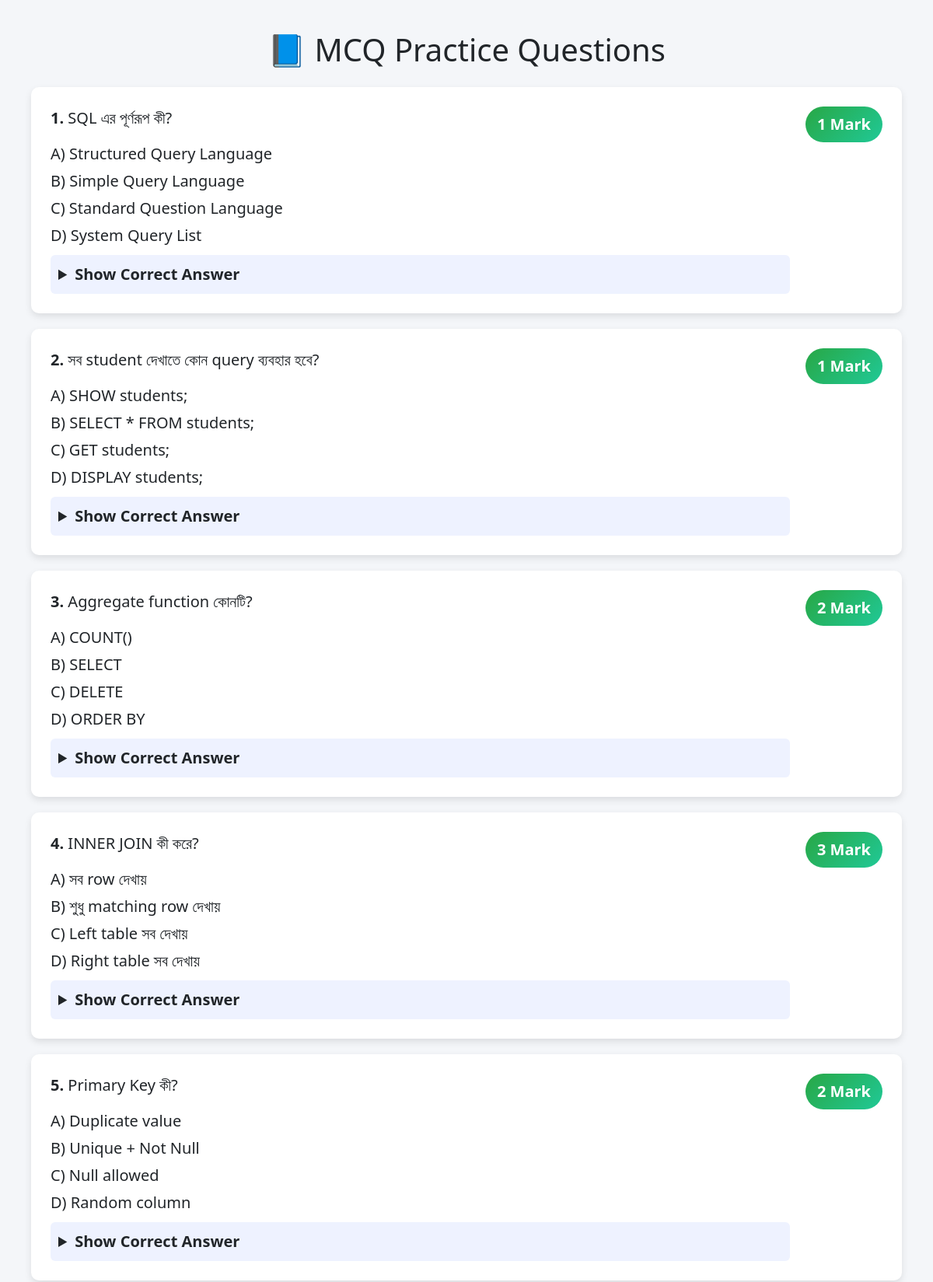
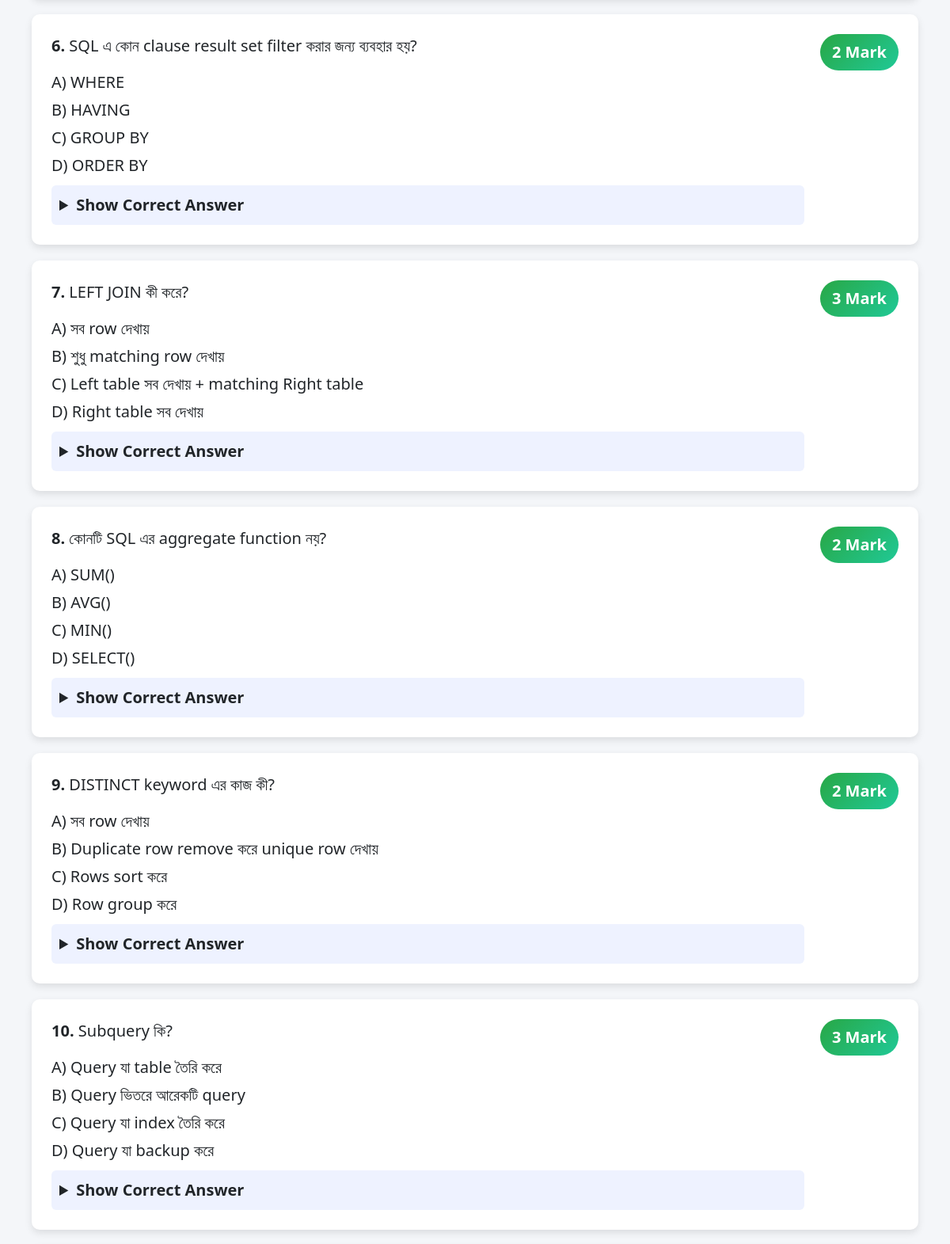
Screenshot of /mcq.php (upper part) with the database file from the repository (2 pictures, top to bottom).
### tables this page shows
CREATE TABLE `mcq_questions` (
  `id` int(11) NOT NULL,
  `question` text NOT NULL,
  `option_a` varchar(255) NOT NULL,
  `option_b` varchar(255) NOT NULL,
  `option_c` varchar(255) NOT NULL,
  `option_d` varchar(255) NOT NULL,
  `correct_option` enum('A','B','C','D') NOT NULL,
  `marks` int(11) DEFAULT 1,
  `category` varchar(100) DEFAULT NULL,
  `created_at` timestamp NOT NULL DEFAULT current_timestamp()
);

### mcq.php (the view, shortened to what this page needs)
<?php
include 'db.php';
?>
<!DOCTYPE html>
<html>
<head>
    <link href="https://cdn.jsdelivr.net/npm/bootstrap@5.3.0/dist/css/bootstrap.min.css" rel="stylesheet">
</head>
<body>
<h1 class="text-center mb-4">📘 MCQ Practice Questions</h1>
<?php
$sql = "SELECT * FROM mcq_questions ORDER BY id ASC";
$result = $conn->query($sql);
$counter = 1;
while ($row = $result->fetch_assoc()) {
    echo '<div class="question">';
    echo '<div style="flex:1;">';
    echo '<p><strong>'.$counter.'.</strong> '.$row['question'].'</p>';
    echo '<div class="options">';
    echo '<p>A) '.$row['option_a'].'</p>';
    echo '<p>B) '.$row['option_b'].'</p>';
    echo '<p>C) '.$row['option_c'].'</p>';
    echo '<p>D) '.$row['option_d'].'</p>';
    echo '</div>';
    echo '<details>';
    echo '<summary>Show Correct Answer</summary>';
    echo '</details>';
    echo '</div>';
    echo '<div class="mark">'.$row['marks'].' Mark</div>';
    echo '</div>';
    $counter++;
}
?>
</body>
</html>

### mcq.php (style rules this page uses)
body { background: #f4f6f9; padding: 40px; font-size: 20px; }
.question { background: #fff; padding: 25px; margin-bottom: 20px; border-radius: 10px; box-shadow: 0 4px 10px rgba(0,0,0,0.1); display: flex; justify-content: space-between; gap: 20px; }
.options p { margin: 5px 0; }
.mark { background: linear-gradient(135deg, #28a745, #20c997); color: #fff; padding: 8px 15px; border-radius: 30px; font-weight: bold; height: fit-content; }
details { margin-top: 10px; background: #eef2ff; padding: 10px; border-radius: 6px; }
summary { cursor: pointer; font-weight: bold; }

### rows the page displays
mcq_questions: question "SQL এর পূর্ণরূপ কী?", option_a "Structured Query Language", option_b "Simple Query Language", option_c "Standard Question Language", option_d "System Query List", marks "1"
mcq_questions: question "সব student দেখাতে কোন query ব্যবহার হবে?", option_a "SHOW students;", option_b "SELECT * FROM students;", option_c "GET students;", option_d "DISPLAY students;", marks "1"
mcq_questions: question "Aggregate function কোনটি?", option_a "COUNT()", option_b "SELECT", option_c "DELETE", option_d "ORDER BY", marks "2"
mcq_questions: question "INNER JOIN কী করে?", option_a "সব row দেখায়", option_b "শুধু matching row দেখায়", option_c "Left table সব দেখায়", option_d "Right table সব দেখায়", marks "3"
mcq_questions: question "Primary Key কী?", option_a "Duplicate value", option_b "Unique + Not Null", option_c "Null allowed", option_d "Random column", marks "2"
mcq_questions: question "SQL এ কোন clause result set filter করার জন্য ব্যবহার হয়?", option_a "WHERE", option_b "HAVING", option_c "GROUP BY", option_d "ORDER BY", marks "2"
mcq_questions: question "LEFT JOIN কী করে?", option_a "সব row দেখায়", option_b "শুধু matching row দেখায়", option_c "Left table সব দেখায় + matching Right table", option_d "Right table সব দেখায়", marks "3"
mcq_questions: question "কোনটি SQL এর aggregate function নয়?", option_a "SUM()", option_b "AVG()", option_c "MIN()", option_d "SELECT()", marks "2"
mcq_questions: question "DISTINCT keyword এর কাজ কী?", option_a "সব row দেখায়", option_b "Duplicate row remove করে unique row দেখায়", option_c "Rows sort করে", option_d "Row group করে", marks "2"
mcq_questions: question "Subquery কি?", option_a "Query যা table তৈরি করে", option_b "Query ভিতরে আরেকটি query", option_c "Query যা index তৈরি করে", option_d "Query যা backup করে", marks "3"
